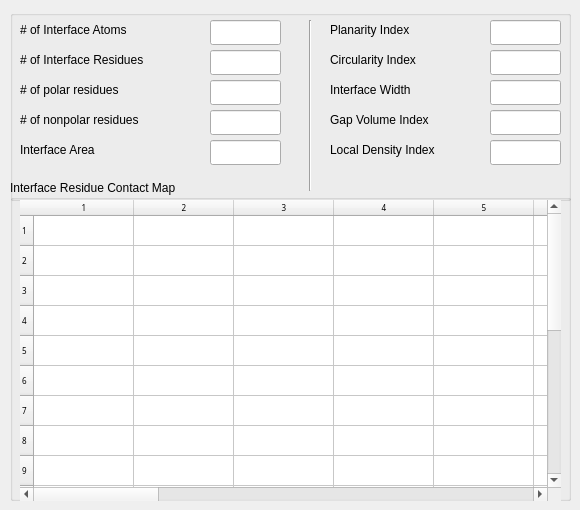
     <widget class="QWidget" name="tab_5">
      <attribute name="title">
       <string>Interface details</string>
      </attribute>
      <widget class="QGroupBox" name="groupBox_16">
       <property name="geometry">
        <rect>
         <x>10</x>
         <y>10</y>
         <width>561</width>
         <height>191</height>
        </rect>
       </property>
       <property name="sizePolicy">
        <sizepolicy hsizetype="Fixed" vsizetype="Fixed">
         <horstretch>0</horstretch>
         <verstretch>0</verstretch>
        </sizepolicy>
       </property>
       <property name="title">
        <string/>
       </property>
       <widget class="QLabel" name="label_74">
        <property name="geometry">
         <rect>
          <x>10</x>
          <y>10</y>
          <width>161</width>
          <height>20</height>
         </rect>
        </property>
        <property name="text">
         <string># of Interface Atoms</string>
        </property>
       </widget>
       <widget class="QLineEdit" name="indivInterfaceAtomsTextBox">
        <property name="geometry">
         <rect>
          <x>200</x>
          <y>10</y>
          <width>71</width>
          <height>25</height>
         </rect>
        </property>
        <property name="sizePolicy">
         <sizepolicy hsizetype="Fixed" vsizetype="Fixed">
          <horstretch>0</horstretch>
          <verstretch>0</verstretch>
         </sizepolicy>
        </property>
        <property name="inputMask">
         <string/>
        </property>
        <property name="maxLength">
         <number>6</number>
        </property>
        <property name="readOnly">
         <bool>true</bool>
        </property>
       </widget>
       <widget class="QLabel" name="label_75">
        <property name="geometry">
         <rect>
          <x>10</x>
          <y>40</y>
          <width>161</width>
          <height>20</height>
         </rect>
        </property>
        <property name="text">
         <string># of Interface Residues</string>
        </property>
       </widget>
       <widget class="QLineEdit" name="indivInterfaceResidueTextBox">
        <property name="geometry">
         <rect>
          <x>200</x>
          <y>40</y>
          <width>71</width>
          <height>25</height>
         </rect>
        </property>
        <property name="sizePolicy">
         <sizepolicy hsizetype="Fixed" vsizetype="Fixed">
          <horstretch>0</horstretch>
          <verstretch>0</verstretch>
         </sizepolicy>
        </property>
        <property name="inputMask">
         <string/>
        </property>
        <property name="maxLength">
         <number>6</number>
        </property>
        <property name="readOnly">
         <bool>true</bool>
        </property>
       </widget>
       <widget class="QLabel" name="label_73">
        <property name="geometry">
         <rect>
          <x>10</x>
          <y>130</y>
          <width>161</width>
          <height>20</height>
         </rect>
        </property>
        <property name="text">
         <string>Interface Area</string>
        </property>
       </widget>
       <widget class="QLineEdit" name="indivInterfaceAreaTextBox">
        <property name="geometry">
         <rect>
          <x>200</x>
          <y>130</y>
          <width>71</width>
          <height>25</height>
         </rect>
        </property>
        <property name="sizePolicy">
         <sizepolicy hsizetype="Fixed" vsizetype="Fixed">
          <horstretch>0</horstretch>
          <verstretch>0</verstretch>
         </sizepolicy>
        </property>
        <property name="inputMask">
         <string/>
        </property>
        <property name="maxLength">
         <number>6</number>
        </property>
        <property name="readOnly">
         <bool>true</bool>
        </property>
       </widget>
       <widget class="QLineEdit" name="indivInterfaceNonPolarResTextBox">
        <property name="geometry">
         <rect>
          <x>200</x>
          <y>100</y>
          <width>71</width>
          <height>25</height>
         </rect>
        </property>
        <property name="sizePolicy">
         <sizepolicy hsizetype="Fixed" vsizetype="Fixed">
          <horstretch>0</horstretch>
          <verstretch>0</verstretch>
         </sizepolicy>
        </property>
        <property name="inputMask">
         <string/>
        </property>
        <property name="maxLength">
         <number>6</number>
        </property>
        <property name="readOnly">
         <bool>true</bool>
        </property>
       </widget>
       <widget class="QLabel" name="label_77">
        <property name="geometry">
         <rect>
          <x>10</x>
          <y>70</y>
          <width>191</width>
          <height>20</height>
         </rect>
        </property>
        <property name="text">
         <string># of polar residues</string>
        </property>
       </widget>
       <widget class="QLineEdit" name="indivInterfacePolarResTextBox">
        <property name="geometry">
         <rect>
          <x>200</x>
          <y>70</y>
          <width>71</width>
          <height>25</height>
         </rect>
        </property>
        <property name="sizePolicy">
         <sizepolicy hsizetype="Fixed" vsizetype="Fixed">
          <horstretch>0</horstretch>
          <verstretch>0</verstretch>
         </sizepolicy>
        </property>
        <property name="inputMask">
         <string/>
        </property>
        <property name="maxLength">
         <number>6</number>
        </property>
        <property name="readOnly">
         <bool>true</bool>
        </property>
       </widget>
       <widget class="QLabel" name="label_78">
        <property name="geometry">
         <rect>
          <x>10</x>
          <y>100</y>
          <width>191</width>
          <height>20</height>
         </rect>
        </property>
        <property name="text">
         <string># of nonpolar residues</string>
        </property>
       </widget>
       <widget class="QLabel" name="label_79">
        <property name="geometry">
         <rect>
          <x>320</x>
          <y>10</y>
          <width>161</width>
          <height>20</height>
         </rect>
        </property>
        <property name="text">
         <string>Planarity Index</string>
        </property>
       </widget>
       <widget class="QLineEdit" name="indivPlanarityIndexTextBox">
        <property name="geometry">
         <rect>
          <x>480</x>
          <y>10</y>
          <width>71</width>
          <height>25</height>
         </rect>
        </property>
        <property name="sizePolicy">
         <sizepolicy hsizetype="Fixed" vsizetype="Fixed">
          <horstretch>0</horstretch>
          <verstretch>0</verstretch>
         </sizepolicy>
        </property>
        <property name="inputMask">
         <string/>
        </property>
        <property name="maxLength">
         <number>6</number>
        </property>
        <property name="readOnly">
         <bool>true</bool>
        </property>
       </widget>
       <widget class="QLabel" name="label_80">
        <property name="geometry">
         <rect>
          <x>320</x>
          <y>40</y>
          <width>161</width>
          <height>20</height>
         </rect>
        </property>
        <property name="text">
         <string>Circularity Index</string>
        </property>
       </widget>
       <widget class="QLineEdit" name="indivCircularityIndexTextBox">
        <property name="geometry">
         <rect>
          <x>480</x>
          <y>40</y>
          <width>71</width>
          <height>25</height>
         </rect>
        </property>
        <property name="sizePolicy">
         <sizepolicy hsizetype="Fixed" vsizetype="Fixed">
          <horstretch>0</horstretch>
          <verstretch>0</verstretch>
         </sizepolicy>
        </property>
        <property name="inputMask">
         <string/>
        </property>
        <property name="maxLength">
         <number>6</number>
        </property>
        <property name="readOnly">
         <bool>true</bool>
        </property>
       </widget>
       <widget class="QLabel" name="label_81">
        <property name="geometry">
         <rect>
          <x>320</x>
          <y>100</y>
          <width>161</width>
          <height>20</height>
         </rect>
        </property>
        <property name="text">
         <string>Gap Volume Index</string>
        </property>
       </widget>
       <widget class="QLineEdit" name="indivGapVolIndexTextBox">
        <property name="geometry">
         <rect>
          <x>480</x>
          <y>100</y>
          <width>71</width>
          <height>25</height>
         </rect>
        </property>
        <property name="sizePolicy">
         <sizepolicy hsizetype="Fixed" vsizetype="Fixed">
          <horstretch>0</horstretch>
          <verstretch>0</verstretch>
         </sizepolicy>
        </property>
        <property name="inputMask">
         <string/>
        </property>
        <property name="maxLength">
         <number>6</number>
        </property>
        <property name="readOnly">
         <bool>true</bool>
        </property>
       </widget>
       <widget class="QLabel" name="label_82">
        <property name="geometry">
         <rect>
          <x>320</x>
          <y>130</y>
          <width>161</width>
          <height>20</height>
         </rect>
        </property>
        <property name="text">
         <string>Local Density Index</string>
        </property>
       </widget>
       <widget class="QLineEdit" name="indivLocalDensityTextBox">
        <property name="geometry">
         <rect>
          <x>480</x>
          <y>130</y>
          <width>71</width>
          <height>25</height>
         </rect>
        </property>
        <property name="sizePolicy">
         <sizepolicy hsizetype="Fixed" vsizetype="Fixed">
          <horstretch>0</horstretch>
          <verstretch>0</verstretch>
         </sizepolicy>
        </property>
        <property name="inputMask">
         <string/>
        </property>
        <property name="maxLength">
         <number>6</number>
        </property>
        <property name="readOnly">
         <bool>true</bool>
        </property>
       </widget>
       <widget class="Line" name="line_6">
        <property name="geometry">
         <rect>
          <x>290</x>
          <y>10</y>
          <width>20</width>
          <height>171</height>
         </rect>
        </property>
        <property name="orientation">
         <enum>Qt::Vertical</enum>
        </property>
       </widget>
       <widget class="QLabel" name="label_83">
        <property name="geometry">
         <rect>
          <x>320</x>
          <y>70</y>
          <width>161</width>
          <height>20</height>
         </rect>
        </property>
        <property name="text">
         <string>Interface Width</string>
        </property>
       </widget>
       <widget class="QLineEdit" name="indivInterfaceWidthTextBox">
        <property name="geometry">
         <rect>
          <x>480</x>
          <y>70</y>
          <width>71</width>
          <height>25</height>
         </rect>
        </property>
        <property name="sizePolicy">
         <sizepolicy hsizetype="Fixed" vsizetype="Fixed">
          <horstretch>0</horstretch>
          <verstretch>0</verstretch>
         </sizepolicy>
        </property>
        <property name="inputMask">
         <string/>
        </property>
        <property name="maxLength">
         <number>6</number>
        </property>
        <property name="readOnly">
         <bool>true</bool>
        </property>
       </widget>
      </widget>
      <widget class="QGroupBox" name="groupBox_17">
       <property name="geometry">
        <rect>
         <x>10</x>
         <y>180</y>
         <width>561</width>
         <height>321</height>
        </rect>
       </property>
       <property name="title">
        <string>Interface Residue Contact Map</string>
       </property>
       <widget class="QTableWidget" name="resresContactTable">
        <property name="geometry">
         <rect>
          <x>10</x>
          <y>20</y>
          <width>541</width>
          <height>301</height>
         </rect>
        </property>
        <property name="sizePolicy">
         <sizepolicy hsizetype="Fixed" vsizetype="Fixed">
          <horstretch>0</horstretch>
          <verstretch>0</verstretch>
         </sizepolicy>
        </property>
        <property name="font">
         <font>
          <family>AR PL UKai CN</family>
          <pointsize>6</pointsize>
          <kerning>false</kerning>
         </font>
        </property>
        <property name="frameShape">
         <enum>QFrame::NoFrame</enum>
        </property>
        <property name="frameShadow">
         <enum>QFrame::Plain</enum>
        </property>
        <property name="lineWidth">
         <number>0</number>
        </property>
        <property name="verticalScrollBarPolicy">
         <enum>Qt::ScrollBarAsNeeded</enum>
        </property>
        <property name="editTriggers">
         <set>QAbstractItemView::NoEditTriggers</set>
        </property>
        <property name="dragDropOverwriteMode">
         <bool>false</bool>
        </property>
        <property name="cornerButtonEnabled">
         <bool>false</bool>
        </property>
        <property name="rowCount">
         <number>20</number>
        </property>
        <property name="columnCount">
         <number>20</number>
        </property>
        <row/>
        <row/>
        <row/>
        <row/>
        <row/>
        <row/>
        <row/>
        <row/>
        <row/>
        <row/>
        <row/>
        <row/>
        <row/>
        <row/>
        <row/>
        <row/>
        <row/>
        <row/>
        <row/>
        <row/>
        <column/>
        <column/>
        <column/>
        <column/>
        <column/>
        <column/>
        <column/>
        <column/>
        <column/>
        <column/>
        <column/>
        <column/>
        <column/>
        <column/>
        <column/>
        <column/>
        <column/>
        <column/>
        <column/>
        <column/>
       </widget>
      </widget>
     </widget>
